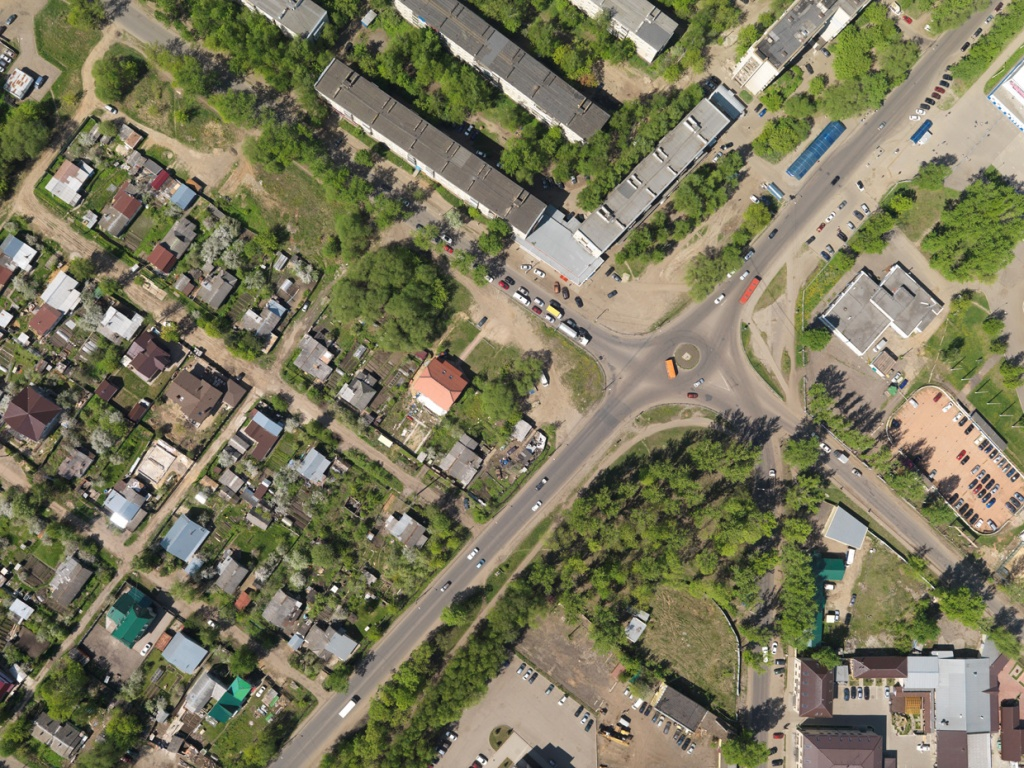
#> input picture seminars/seminar_02/data/aerial_image.jpg, 1024 x 768 px
$ jupyter execute --allow-errors Seminar_2.ipynb
#> lines starting #> are read from the running program, lines starting #| are printed output that depends on the picture
<center>

# [Компьютерное зрение](https://cogmodel.mipt.ru/wiki/index.php/%D0%9A%D0%BE%D0%BC%D0%BF%D1%8C%D1%8E%D1%82%D0%B5%D1%80%D0%BD%D0%BE%D0%B5_%D0%B7%D1%80%D0%B5%D0%BD%D0%B8%D0%B5)

## <center> Семинар 2 - Цветовые пространства, гистограммы изображений, интегральные изображения

<a target="_blank" href="https://colab.research.google.com/github/alexmelekhin/cv_course_2023/blob/main/seminars/seminar_02/Seminar_2.ipynb">

</a>

***

Источник используемого аэрофотоснимка: https://sovzond.ru/upload/medialibrary/267/%D0%98%D1%81%D1%85%D0%BE%D0%B4%D0%BD%D1%8B%D0%B9-%D0%B0%D1%8D%D1%80%D0%BE%D1%84%D0%BE%D1%82%D0%BE%D1%81%D0%BD%D0%B8%D0%BC%D0%BE%D0%BA.jpg

[cell 1]
from pathlib import Path

import cv2
import numpy as np

import matplotlib.pyplot as plt

[cell 2]
IMG_PATH = "data/aerial_image.jpg"

if not Path(IMG_PATH).exists():
    !git clone https://github.com/alexmelekhin/cv_course_2023.git
    !mv cv_course_2023/seminars/seminar_02/data .

# Цветовые пространства

Наиболее распространенным представлением цвета пикселя является пространство RGB. В таком представлении цвет представлен тремя числами: интенсивностями красного, зеленого и синего базисных цветов.

[cell 3]
img = cv2.imread(IMG_PATH)
#> img is the input picture: shape (768, 1024, 3); mean B, G, R 93.1, 119.5, 122.5

[cell 4]
img_rgb = cv2.cvtColor(img, cv2.COLOR_BGR2RGB)

[cell 5]
plt.figure(figsize=[10, 10])
plt.imshow(img_rgb)

cvtColor поддерживает конвертацию между множеством других цветовых схем. К примеру, чтобы получить серое изобаржение из цветного достаточно:

[cell 6]
img_gray = cv2.cvtColor(img, cv2.COLOR_BGR2GRAY)
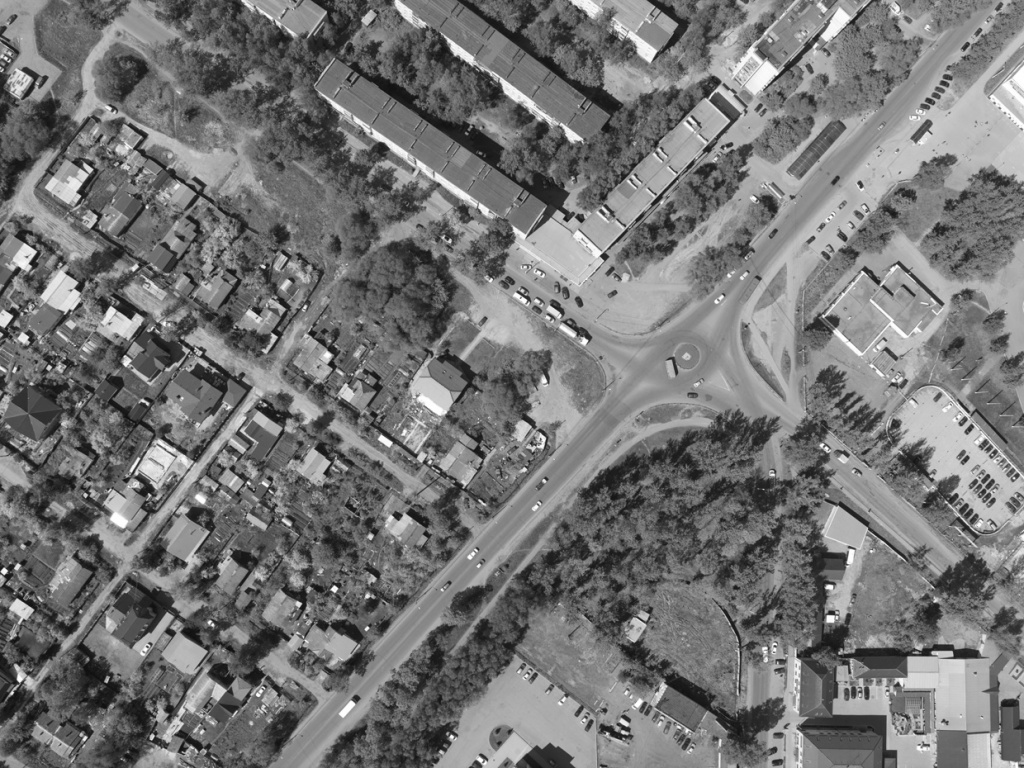
#> img_gray: shape (768, 1024); min 11, max 255, mean 117.4

[cell 7]
plt.figure(figsize=[10, 10])
plt.imshow(img_gray, cmap='Greys_r')

Если не предполагается использовать информацию о цвете пикселей, то можно сразу загрузить изображение в оттенках серого:

[cell 8]
img_gray = cv2.imread(IMG_PATH, cv2.IMREAD_GRAYSCALE)
#> img_gray: shape (768, 1024); min 11, max 255, mean 117.4

[cell 9]
plt.figure(figsize=[10, 10])
plt.imshow(img_gray, cmap='Greys_r')

серое изображение - двумерный массив:

[cell 10]
print('type(img_gray) = ', type(img_gray))
#| type(img_gray) =  <class 'numpy.ndarray'>
print('img_gray.shape = ', img_gray.shape)
#| img_gray.shape =  (768, 1024)
print('img_gray.dtype = ', img_gray.dtype)
#| img_gray.dtype =  uint8

## Упражнение 1: RGB $\to$ gray

Реализуйте функцию преобразования цветного изображения в формате RGB в серое

[cell 11]
def convert_rgb_to_grayscale(img_rgb):
    pass  # your code here

#> (a cell that did not finish here is left out)

## Вопрос 1
Почему бы не использовать при преобразовании в серое просто среднее арифметическое?

**Ответ:**

Кроме RGB/BGR и grayscale существуют и другие цветовые представления. Преобразования между ними можно осуществлять с помощью библиотеки OpenCV следующим способом:

### RGB $\to$ HSV

[cell 13]
img_hsv = cv2.cvtColor(img_rgb, cv2.COLOR_RGB2HSV)
#> img_hsv: shape (768, 1024, 3); mean H, S, V 34.6, 74.8, 127.1

[cell 14]
plt.figure(figsize=[10, 10])
plt.imshow(img_hsv)

### RGB $\to$ YUV

[cell 15]
img_yuv = cv2.cvtColor(img_rgb, cv2.COLOR_RGB2YUV)
#> img_yuv: shape (768, 1024, 3); mean of channels 0, 1, 2 117.4, 116.1, 132.4

[cell 16]
plt.figure(figsize=[10, 10])
plt.imshow(img_yuv)

## Упражнение 2
Попробуйте другие цветовые пространства, конвертация в которые реализована в OpenCV.

[cell 17]
# your code here

## Упражнение 3: RGB $\to$ HSV

Реализуйте самостоятельно конвертацию из RGB в HSV и сравните её с реализацией в OpenCV.

[cell 18]
def rgb_to_hsv(img_rgb):
    pass  # your code here

#> (a cell that did not finish here is left out)

## Вопрос 2

В каких задачах переход из RGB в другое цветовое пространство может быть полезным?

**Ответ:**

# Гистограмма изображения

Напомним, что гистограммой изображения называется функция, показыващая количество пикселей изображения с заданным в качестве аргумента значением интенсивности:

$$
    h(v) = \sum_{x = 0}^{W - 1} \sum_{y = 0}^{H - 1} [f(x, y) = v]
$$

Если дополнительно потребовать, чтобы $\sum_{v = 0}^{255} h(v) = 1$, то $h$ будет представлять функцию плотности распределения интенсивности на изображении.

Определим вспомогательную функцию, позволяющую визализировать гистограмму:

[cell 20]
def visualize_hist(hist):
    plt.figure(figsize=[20, 5])
    plt.bar(np.arange(len(hist)), hist / hist.sum())

Рассчитать гистограмму можно с помощью встроенной функции OpenCV:

[cell 21]
hist_cv = cv2.calcHist([img_gray],      # список изображений
                       [0],             # список каналов
                       None,            # маска (без маски)
                       [256],           # размер гистограммы
                       [0, 256])[:, 0]  # диапазон значений
#> hist_cv = 256 values, max 7395 at index 115, min 0 at index 0, mean 3072

Результат представляет собой обычный массив длины 256:

[cell 22]
print('hist_cv.shape = ', hist_cv.shape)
#| hist_cv.shape =  (256,)

и выглядит следующим образом:

[cell 23]
visualize_hist(hist_cv)
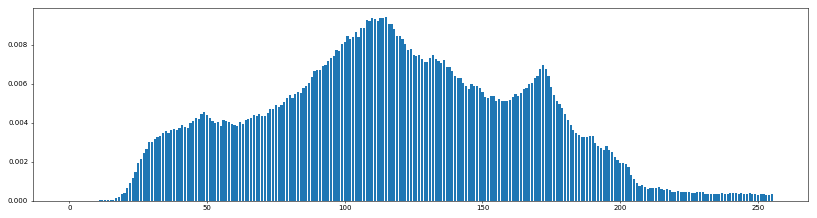
#> figure drawn by matplotlib, 1 panel; tallest bar 0.0094 high, from x = 114.6 to 115.4

$ run again, with seminars/seminar_02/data/oxford_robotcar_sample_1.png saved as seminars/seminar_02/data/aerial_image.jpg
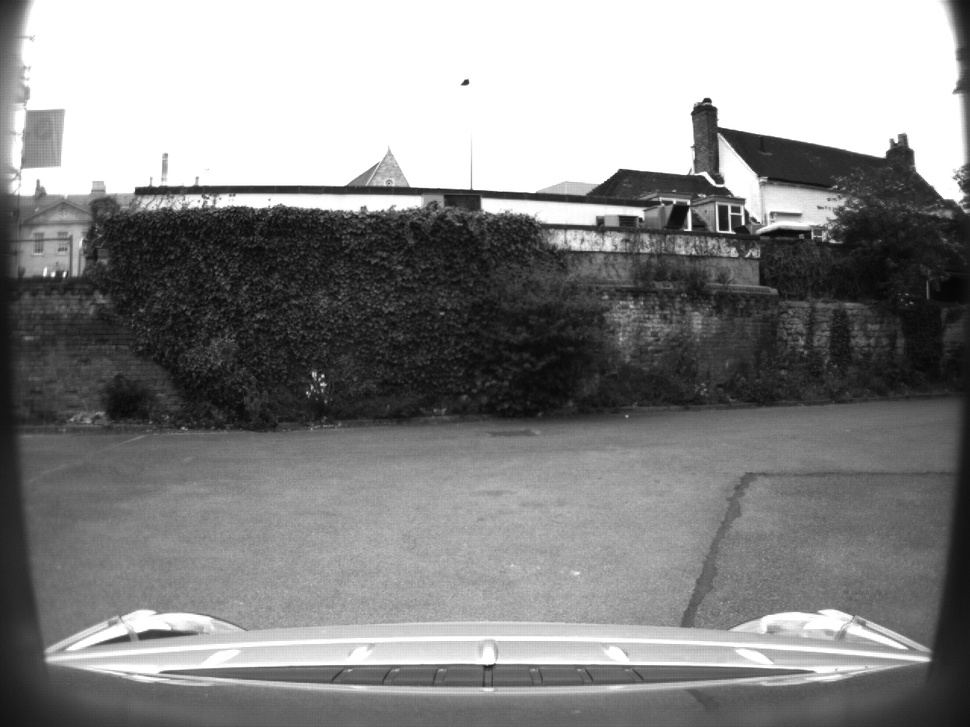
#> input picture seminars/seminar_02/data/oxford_robotcar_sample_1.png, 970 x 727 px, shrunk from 1280 x 960 before the run
#> img is the input picture: shape (727, 970, 3); min 5, max 255, mean 135.4
#| type(img_gray) =  <class 'numpy.ndarray'>
#| img_gray.shape =  (727, 970)
#| img_gray.dtype =  uint8
#> img_hsv: shape (727, 970, 3); mean H, S, V 0, 0, 135.4
#> img_yuv: shape (727, 970, 3); mean of channels 0, 1, 2 135.4, 128, 128
#> hist_cv = 256 values, max 159884 at index 255, min 0 at index 0, mean 2754.6
#| hist_cv.shape =  (256,)
#> `[cell 23] visualize_hist(hist_cv)`:
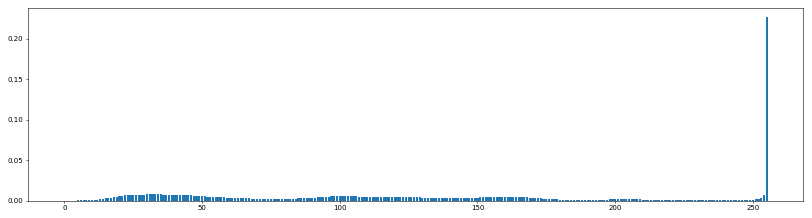
#> figure drawn by matplotlib, 1 panel; tallest bar 0.227 high, from x = 254.6 to 255.4

$ run again, with seminars/seminar_02/data/oxford_robotcar_sample_2.png saved as seminars/seminar_02/data/aerial_image.jpg
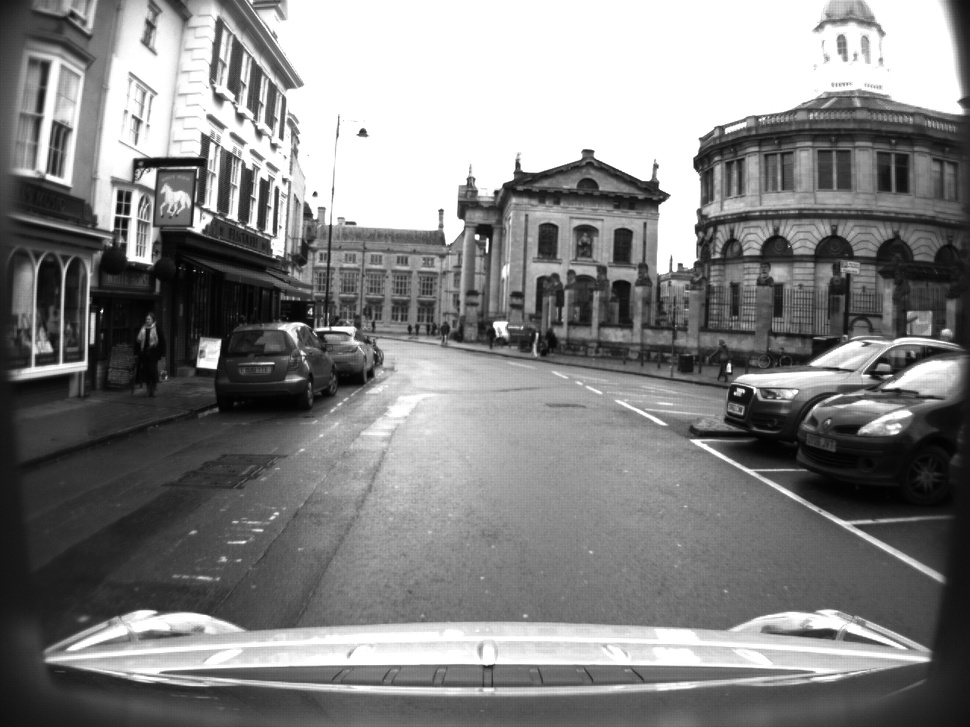
#> input picture seminars/seminar_02/data/oxford_robotcar_sample_2.png, 970 x 727 px, shrunk from 1280 x 960 before the run
#> img is the input picture: shape (727, 970, 3); min 0, max 255, mean 130.8
#| type(img_gray) =  <class 'numpy.ndarray'>
#| img_gray.shape =  (727, 970)
#| img_gray.dtype =  uint8
#> img_hsv: shape (727, 970, 3); mean H, S, V 0, 0, 130.8
#> img_yuv: shape (727, 970, 3); mean of channels 0, 1, 2 130.8, 128, 128
#> hist_cv = 256 values, max 115241 at index 255, min 2 at index 0, mean 2754.6
#| hist_cv.shape =  (256,)
#> `[cell 23] visualize_hist(hist_cv)`:
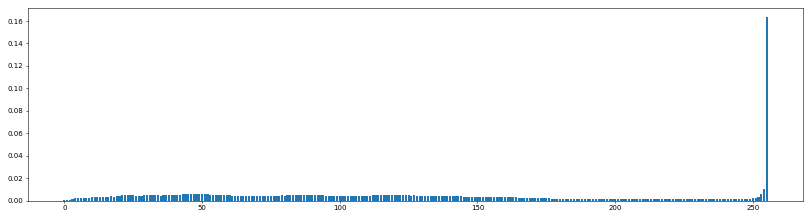
#> figure drawn by matplotlib, 1 panel; tallest bar 0.163 high, from x = 254.6 to 255.4
